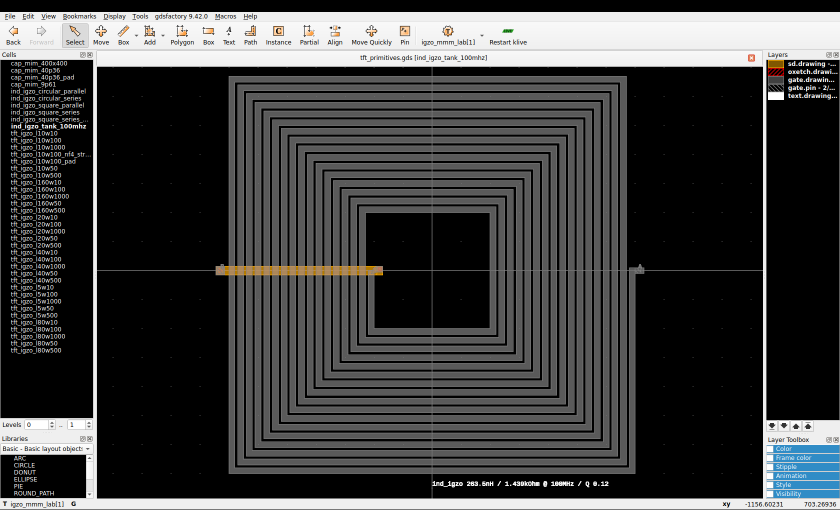
#> input picture docs/figures/klayout_screen_crop.png, 1680 x 1020 px (shown at 1/2 size); its folder holds 5 pictures in this run
$ python make_slides.py ../figures/klayout_cap.png
#> lines starting #> are read from the running program, lines starting #| are printed output that depends on the picture
### docs/pdf/pdfkit.py
"""
The page engine behind the PDK's documents.

One Page class, used by make_pdf.py, make_sop.py and make_model_report.py, so
the three documents look like one set rather than three efforts.  Text, code
blocks, tables and figures, laid out top-down on A4 with a margin the caller
never has to think about.

Everything is positioned in figure coordinates (0..1).  Line heights come from
the font size rather than from constants, which is what stops paragraphs
overlapping when someone changes a size.
"""

import os
import textwrap

import matplotlib
matplotlib.use("Agg")
import matplotlib.pyplot as plt
import matplotlib.image as mpimg
from matplotlib.backends.backend_pdf import PdfPages   # noqa: F401  (re-export)

HERE = os.path.dirname(os.path.abspath(__file__))
FIG = os.path.normpath(os.path.join(HERE, "..", "figures"))

A4 = (8.27, 11.69)
INK = "#1a1a1a"
MUTED = "#555555"
ACCENT = "#8a3324"
RULE = "#c9c4bd"
CODEBG = "#f2f0ec"
L, R = 0.075, 0.925
TOP = 0.945


def lh(size, lead=1.45):
    """Line height in figure coordinates for a font size in points."""
    return size / 72.0 / A4[1] * lead


DEFAULT_OUT = os.path.expanduser("~/Documents/PDK-TFT-MMM-LAB/docs")


def default_out_dir(argv_dir=None):
    """Where the PDFs go: the argument if given, otherwise the Documents folder."""
    out = argv_dir or os.environ.get("PDK_DOC_DIR") or DEFAULT_OUT
    os.makedirs(out, exist_ok=True)
    return out


class Page:
    # [118 lines left out: functions __init__, rule, text, head, code, table and 4 more, not called in this run]

### docs/pdf/make_slides.py
#!/usr/bin/env python3
"""
A slide deck of what the PDK is and what it can do: the cells, their
parameters, and the model against the measurements.

    python3 make_slides.py            # both languages
    python3 make_slides.py es ~/out   # one language, somewhere else

The parameter panels are drawn from the live PCell declarations - names,
defaults, units and read-only flags are read out of the cells themselves, so
a panel cannot describe a parameter the cell does not have.  The arrows point
at rows whose positions this script computed, which is why they land on the
right ones.

Landscape 16:9, because it is a deck.
"""

import os
import subprocess
import sys

import matplotlib
matplotlib.use("Agg")
import matplotlib.pyplot as plt
from matplotlib.backends.backend_pdf import PdfPages
import matplotlib.image as mpimg
from matplotlib.patches import FancyArrowPatch

HERE = os.path.dirname(os.path.abspath(__file__))
ROOT = os.path.normpath(os.path.join(HERE, "..", ".."))
FIG = os.path.join(ROOT, "docs", "figures")
sys.path.insert(0, HERE)
from pdfkit import default_out_dir  # noqa: E402

SLIDE = (13.333, 7.5)          # 16:9
INK = "#1a1a1a"
MUTED = "#5b5b5b"
ACCENT = "#8a3324"
RULE = "#c9c4bd"
PANEL_BG = "#f4f2ee"
PANEL_HD = "#e2ddd4"


# ------------------------------------------------------------------ slides --
class Slide:
    def __init__(self, pdf, title, kicker=None, footer=""):
        self.pdf = pdf
        self.fig = plt.figure(figsize=SLIDE)
        self.fig.patch.set_facecolor("white")
        self.footer = footer
        if kicker:
            self.fig.text(0.06, 0.925, kicker.upper(), size=10, color=ACCENT,
                          weight="bold", va="top")
        self.fig.text(0.06, 0.90, title, size=23, color=INK, weight="bold",
                      va="top")
        self.fig.add_artist(plt.Line2D([0.06, 0.94], [0.845, 0.845],
                                       color=RULE, lw=1.0))
        self.y = 0.80

    def text(self, s, x=0.06, size=12.5, color=INK, width=None, weight="normal"):
        for line in s.split("\n"):
            self.fig.text(x, self.y, line, size=size, color=color, va="top",
                          weight=weight)
            self.y -= size / 72.0 / SLIDE[1] * 1.55
        self.y -= 0.012

    def bullets(self, items, x=0.06, size=13):
        for it in items:
            self.fig.text(x, self.y, "—", size=size, color=ACCENT, va="top")
            self.fig.text(x + 0.022, self.y, it, size=size, color=INK, va="top")
            self.y -= size / 72.0 / SLIDE[1] * 1.75
        self.y -= 0.012

    def image(self, path, rect, caption=None, frame=True):
        """rect = (x, y, w, h) in figure coordinates; the image keeps aspect."""
        if hasattr(path, "read"):
            img = mpimg.imread(path)
        else:
            img = mpimg.imread(path if os.path.isabs(path)
                               else os.path.join(FIG, path))
        x, y, w, h = rect
        ih, iw = img.shape[0], img.shape[1]
        scale = min(w / iw, (h * SLIDE[1] / SLIDE[0]) / ih)
        dw = iw * scale
        dh = ih * scale * SLIDE[0] / SLIDE[1]
        ax = self.fig.add_axes([x + (w - dw) / 2, y, dw, dh])
        ax.imshow(img)
        ax.set_xticks([]); ax.set_yticks([])
        for s in ax.spines.values():
            s.set_color(RULE if frame else "white")
            s.set_linewidth(0.8)
        if caption:
            self.fig.text(x + w / 2, y - 0.028, caption, size=9.5, color=MUTED,
                          ha="center", va="top", style="italic")
        return (x + (w - dw) / 2, y, dw, dh)

    # [8 lines left out: function figure, not called in this run]

    def panel(self, rows, rect, title, highlight=()):
        """
        A parameter panel, drawn the way the instance dialog lists them.

        Returns {name: (x, y)} of each row's left edge, so arrows can point at
        rows rather than at guessed coordinates.
        """
        x, y, w, h = rect
        n = len(rows) + 1
        rh = h / n
        self.fig.add_artist(plt.Rectangle((x, y), w, h, facecolor=PANEL_BG,
                                          edgecolor=RULE, lw=0.8,
                                          transform=self.fig.transFigure,
                                          zorder=1))
        self.fig.add_artist(plt.Rectangle((x, y + h - rh), w, rh,
                                          facecolor=PANEL_HD, edgecolor=RULE,
                                          lw=0.8, transform=self.fig.transFigure,
                                          zorder=1))
        self.fig.text(x + 0.008, y + h - rh / 2, title, size=9.5, weight="bold",
                      color=INK, va="center", zorder=2)
        anchors = {}
        for i, (name, value) in enumerate(rows):
            ry = y + h - rh * (i + 2) + rh / 2
            hot = name in highlight
            self.fig.text(x + 0.008, ry, name, size=8.6,
                          color=ACCENT if hot else INK,
                          weight="bold" if hot else "normal", va="center",
                          zorder=2)
            self.fig.text(x + w - 0.008, ry, value, size=8.6, color=MUTED,
                          ha="right", va="center", zorder=2)
            anchors[name] = (x, ry, x + w, ry)
        return anchors

    def arrow(self, anchor, text, dx=0.10, dy=0.0, size=10.5, side="right"):
        """Point at a panel row and say what it does."""
        x0, y0, x1, _ = anchor
        start = (x1, y0) if side == "right" else (x0, y0)
        tx = start[0] + dx
        ty = y0 + dy
        self.fig.text(tx + (0.012 if dx > 0 else -0.012), ty, text, size=size,
                      color=INK, va="center",
                      ha="left" if dx > 0 else "right", zorder=3)
        # A patch on the figure, not plt.annotate: annotate draws into the
        # current axes and makes one if there is none, which puts a set of
        # tick-marked axes across the slide.
        arrow = FancyArrowPatch(
            (tx, ty), start, transform=self.fig.transFigure,
            arrowstyle="-|>", mutation_scale=11, color=ACCENT, lw=1.2,
            shrinkA=6, shrinkB=3, connectionstyle="arc3,rad=0.12", zorder=4)
        self.fig.add_artist(arrow)

    def close(self, n):
        self.fig.text(0.94, 0.045, str(n), size=9, color=MUTED, ha="right")
        self.fig.text(0.06, 0.045, self.footer, size=9, color=MUTED)
        self.pdf.savefig(self.fig)
        plt.close(self.fig)


# ------------------------------------------------------------------- data ---
# [46 lines left out: function tank_curves, not called in this run]


PARAMS = {
    "tft_igzo": [
        ("w_gate", "100 um"), ("l_gate", "10 um"), ("nf", "4"),
        ("gate_ov", "5 um"), ("sd_len", "97.5 um"),
        ("s_strap_w", "40 um"), ("d_strap_w", "20 um"),
        ("pad", "false"), ("l_bias", "3 um"),
        ("l_printed", "13 um"), ("w_total", "400 um"),
    ],
    "cap_mim": [
        ("mode", "by capacitance"), ("w", "160.64 um"), ("l", "160.64 um"),
        ("area_target", "25805 um^2"), ("c_target", "40362 fF"),
        ("ext_sd", "200 um"), ("ext_gate", "200 um"),
        ("ext_sd_far", "0 um"), ("ext_gate_far", "0 um"),
        ("pad", "true"), ("area", "25805 um^2"), ("c", "40359 fF"),
    ],
    "ind_igzo": [
        ("shape", "square"), ("topology", "series"), ("n", "8"),
        ("d_in", "100 um"), ("w", "10 um"), ("gap", "5 um"),
        ("metal", "gate (2/0)"), ("t_metal", "0.05 um"),
        ("f_eval", "100 MHz"), ("inner_term", "true"), ("pad", "false"),
        ("l_series", "16.38 nH"), ("r_ac", "379.0 Ohm"), ("q", "0.03"),
    ],
}


EN = {
    "foot": "TFT-MMM-LAB-PDK  ·  igzo_mmm_lab",
    "s1k": "UCI/INRF IGZO TFT process",
    "s1t": "A PDK for the IGZO TFT process",
    "s1": "What was built, what it can do, and how far the numbers can be\n"
          "trusted.\n\n"
          "github.com/Juander28/TFT-MMM-LAB-PDK",
    "s1b": ["Four masks, top-gate coplanar, measured on three fabricated chips",
            "Used like sky130A or gf180mcuD: one command switches every tool",
            "Three parametric cells: transistor, capacitor, inductor",
            "Fifteen automated checks across klayout, xschem, ngspice, magic, netgen"],
    "s2t": "One command, four tools",
    "s2": "use-pdk TFT-MMM-LAB-PDK",
    "s2b": ["klayout - technology, layer colours, the PCell library, DRC",
            "xschem - symbols and testbenches",
            "ngspice - the models and their corners",
            "magic - layout, extraction and the .mag device views",
            "netgen - LVS between the two"],
    "s2c": "The cell library open in KLayout: 41 generated cells, the technology "
           "selected, the process's own layer names on the right.",
    "s3t": "The transistor, and what each parameter does",
    "s3c": "tft_igzo, four fingers, drawn by the PCell.",
    "s3arrows": [
        ("w_gate", "width of one finger; the total is w_gate x nf"),
        ("l_gate", "the DRAWN channel length - the gap between electrodes"),
        ("nf", "fingers.  They share electrodes: nf fingers, nf+1 electrodes"),
        ("gate_ov", "gate overlap per side - the parasitic that decides fT"),
        ("s_strap_w", "width of the strap tying the source fingers together"),
        ("d_strap_w", "and the drain side, separately - they carry different current"),
        ("l_printed", "read-only: what the process actually prints, l_gate + 3 um"),
    ],
    "s4t": "Fingers are only a layout choice",
    "s4": "Splitting the width folds the device and divides gm and Cgs by the\n"
          "same number, so their ratio - and fT - do not move.  Measured, then\n"
          "confirmed in simulation for nf = 1 to 20 at constant total width.\n\n"
          "Fingers buy aspect ratio and gate resistance.  Not speed.",
    "s4c": "Four fingers with a 40 um source strap and a 20 um drain strap. "
           "Unstrapped this is five separate terminals, not two.",
    "s5t": "The capacitor sizes itself",
    "s5": "One formula, C = Cox x W x L, solved in whichever direction the\n"
          "problem arrives in.  Cox = 1.564 fF/um^2 is measured, not assumed.",
    "s5arrows": [
        ("mode", "set the plate, the area, or the capacitance you need"),
        ("c_target", "ask for 40362 fF..."),
        ("w", "...and the cell solves the plate: 160.64 um square"),
        ("ext_sd", "how far the S/D plate runs to its terminal"),
        ("ext_gate", "the gate plate has its own number - different metal, different route"),
        ("ext_sd_far", "and each can run out the far side as well"),
        ("c", "read-only, and what the cell prints on itself"),
    ],
    "s5c": "Sized by capacitance, with probe pads.  Magic extracts 40.3593 pF "
           "from it - the drawn value, not a model of it.",
    "s6t": "The inductor: shape, topology, and honesty",
    "s6arrows": [
        ("shape", "square or circular"),
        ("topology", "one spiral in series, or n rings in parallel"),
        ("n", "turns, or rings"),
        ("t_metal", "metal thickness - ASSUMED, and the only real lever on Q"),
        ("l_series", "read-only: Mohan-Wheeler, or coupled rings via Neumann"),
        ("q", "read-only: 0.03 at 100 MHz, and the cell says so on its face"),
    ],
    "s7t": "Q is a metal thickness problem",
    "s7": "The same coil, the same 16.38 nH, thickness swept:",
    "s7rows": [["gold", "R at 100 MHz", "Q"],
               ["50 nm (assumed today)", "379.0 Ohm", "0.03"],
               ["250 nm", "75.8 Ohm", "0.14"],
               ["1 um", "18.95 Ohm", "0.54"]],
    "s7b": "At 50 nm a planar inductor here is a resistor with some inductance.\n"
           "Nothing you can draw changes that - only thicker gold does.",
    "s8t": "Simulated against measured",
    "s8": "Points are MEASURED on the fabricated chips.  Lines are SIMULATED in\n"
          "ngspice with the PDK's own corner models, at each device's own W and L.\n"
          "Six devices, L = 8 to 160 um.",
    "s8b": "Median simulated/measured in saturation: 1.01 over 18 comparisons.",
    "s9t": "The three cells together",
    "s9": "TFT + cap_mim + ind_igzo as a tuned load, simulated in ngspice.\n"
          "263.5 nH with 9.61 pF resonates at 100.0 MHz - if the gold is thick.",
    "s10t": "What holds this together",
    "s10b": ["The PCell reproduces the fabricated device shape for shape",
             "DRC clean on every generated cell but one, which is documented",
             "magic reads and writes the four-mask GDS, layer for layer",
             "LVS matches uniquely, three terminals on both sides",
             "Extracted capacitance is the drawn capacitance: 40.3593 pF of 40.36",
             "The model still reproduces the measurement: 654 uA against 670-701"],
    "s10": "Fifteen checks, one command:  ./scripts/run_checks.sh",
    "s11t": "What is measured, and what is not",
    "s11rows": [["MEASURED", "Cox = 1.564 fF/um^2, Kp, Vth, lambda, contact resistance"],
                ["OFF THE CHIP", "overlap 5 um, electrode sizes, pad and window sizes"],
                ["ASSUMED", "metal thickness 50 nm, the +3 um print bias, every Q"],
                ["NOT KNOWN AT ALL", "gate capacitance vs bias, fT, drift under stress"]],
    "s11": "Every parameter in the SOP carries this label.  A PDK reads as\n"
           "authoritative whether or not its numbers deserve it; the only\n"
           "defence is saying which is which, on every number.",
}

ES = {
    "foot": "TFT-MMM-LAB-PDK  ·  igzo_mmm_lab",
    "s1k": "Proceso IGZO TFT de UCI/INRF",
    "s1t": "Un PDK para el proceso IGZO TFT",
    "s1": "Que se construyo, que puede hacer, y hasta donde se puede confiar en\n"
          "los numeros.\n\n"
          "github.com/Juander28/TFT-MMM-LAB-PDK",
    "s1b": ["Cuatro mascaras, top-gate coplanar, medido en tres chips fabricados",
            "Se usa como sky130A o gf180mcuD: un comando cambia todas las herramientas",
            "Tres celdas parametricas: transistor, capacitor, inductor",
            "Quince comprobaciones automaticas en klayout, xschem, ngspice, magic, netgen"],
    "s2t": "Un comando, cuatro herramientas",
    "s2": "use-pdk TFT-MMM-LAB-PDK",
    "s2b": ["klayout - tecnologia, colores de capa, la libreria de PCells, DRC",
            "xschem - simbolos y testbenches",
            "ngspice - los modelos y sus esquinas",
            "magic - layout, extraccion y las vistas .mag",
            "netgen - LVS entre las dos"],
    "s2c": "La libreria abierta en KLayout: 41 celdas generadas, la tecnologia "
           "seleccionada, y a la derecha los nombres de capa del propio proceso.",
    "s3t": "El transistor, y que hace cada parametro",
    "s3c": "tft_igzo, cuatro dedos, dibujado por el PCell.",
    "s3arrows": [
        ("w_gate", "ancho de un dedo; el total es w_gate x nf"),
        ("l_gate", "la longitud DIBUJADA del canal - el hueco entre electrodos"),
        ("nf", "dedos.  Comparten electrodos: nf dedos, nf+1 electrodos"),
        ("gate_ov", "solape de compuerta por lado - el parasito que decide fT"),
        ("s_strap_w", "grosor del strap que une los dedos de source"),
        ("d_strap_w", "y el de drain, por separado - no llevan la misma corriente"),
        ("l_printed", "solo lectura: lo que el proceso imprime, l_gate + 3 um"),
    ],
    "s4t": "Los dedos son solo una decision de layout",
    "s4": "Repartir el ancho dobla el dispositivo y divide gm y Cgs por el mismo\n"
          "numero, asi que su relacion - y fT - no se mueven.  Medido, y luego\n"
          "confirmado en simulacion para nf = 1 a 20 a ancho total constante.\n\n"
          "Los dedos compran forma y resistencia de compuerta.  No velocidad.",
    "s4c": "Cuatro dedos con strap de source de 40 um y de drain de 20 um. "
           "Sin straps esto son cinco terminales sueltos, no dos.",
    "s5t": "El capacitor se dimensiona solo",
    "s5": "Una sola formula, C = Cox x W x L, resuelta en la direccion en que\n"
          "llegue el problema.  Cox = 1.564 fF/um^2 esta medida, no supuesta.",
    "s5arrows": [
        ("mode", "pon la placa, el area, o la capacitancia que necesitas"),
        ("c_target", "pide 40362 fF..."),
        ("w", "...y la celda resuelve la placa: 160.64 um de lado"),
        ("ext_sd", "cuanto corre la placa de S/D hasta su terminal"),
        ("ext_gate", "la de compuerta tiene su propio numero - otro metal, otra ruta"),
        ("ext_sd_far", "y cada una puede salir tambien por el lado opuesto"),
        ("c", "solo lectura, y lo que la celda escribe sobre si misma"),
    ],
    "s5c": "Dimensionado por capacitancia, con pads. Magic extrae 40.3593 pF de "
           "el - el valor dibujado, no un modelo de el.",
    "s6t": "El inductor: forma, topologia y honestidad",
    "s6arrows": [
        ("shape", "cuadrado o circular"),
        ("topology", "una espiral en serie, o n anillos en paralelo"),
        ("n", "vueltas, o anillos"),
        ("t_metal", "espesor del metal - SUPUESTO, y la unica palanca real sobre Q"),
        ("l_series", "solo lectura: Mohan-Wheeler, o anillos acoplados via Neumann"),
        ("q", "solo lectura: 0.03 a 100 MHz, y la celda lo dice en su cara"),
    ],
    "s7t": "Q es un problema de espesor de metal",
    "s7": "La misma bobina, los mismos 16.38 nH, barriendo el espesor:",
    "s7rows": [["oro", "R a 100 MHz", "Q"],
               ["50 nm (lo supuesto hoy)", "379.0 Ohm", "0.03"],
               ["250 nm", "75.8 Ohm", "0.14"],
               ["1 um", "18.95 Ohm", "0.54"]],
    "s7b": "Con 50 nm, un inductor planar aqui es una resistencia con algo de\n"
           "inductancia.  Nada que dibujes lo cambia - solo oro mas grueso.",
    "s8t": "Simulado contra medido",
    "s8": "Los puntos son MEDIDOS en los chips fabricados.  Las lineas son\n"
          "SIMULADAS en ngspice con las esquinas del propio PDK, cada dispositivo\n"
          "con su W y su L.  Seis dispositivos, L = 8 a 160 um.",
    "s8b": "Mediana simulado/medido en saturacion: 1.01 sobre 18 comparaciones.",
    "s9t": "Las tres celdas juntas",
    "s9": "TFT + cap_mim + ind_igzo como carga sintonizada, simulado en ngspice.\n"
          "263.5 nH con 9.61 pF resuenan a 100.0 MHz - si el oro es grueso.",
    "s10t": "Que sostiene todo esto",
    "s10b": ["El PCell reproduce el dispositivo fabricado forma por forma",
             "DRC limpio en cada celda generada salvo una, que esta documentada",
             "magic lee y escribe el GDS de cuatro mascaras, capa por capa",
             "El LVS cuadra de forma unica, tres terminales de los dos lados",
             "La capacitancia extraida es la dibujada: 40.3593 pF de 40.36",
             "El modelo sigue reproduciendo la medicion: 654 uA contra 670-701"],
    "s10": "Quince comprobaciones, un comando:  ./scripts/run_checks.sh",
    "s11t": "Que esta medido y que no",
    "s11rows": [["MEDIDO", "Cox = 1.564 fF/um^2, Kp, Vth, lambda, resistencia de contacto"],
                ["DEL CHIP", "solape 5 um, tamanos de electrodo, pads y ventanas"],
                ["SUPUESTO", "espesor de metal 50 nm, el bias de +3 um, todo Q"],
                ["NO SE SABE", "capacitancia de compuerta vs bias, fT, deriva por estres"]],
    "s11": "Cada parametro del SOP lleva esta etiqueta.  Un PDK se lee como\n"
           "autoritario merezcalo o no; la unica defensa es decir cual es cual,\n"
           "en cada numero.",
}


def build(lang, out_dir=None):
    S = {"en": EN, "es": ES}[lang]
    name = {"en": "TFT-MMM-LAB-PDK_overview_en.pdf",
            "es": "TFT-MMM-LAB-PDK_presentacion_es.pdf"}[lang]
    out = os.path.join(default_out_dir(out_dir), name)
    F = S["foot"]

    with PdfPages(out) as pdf:
        n = 1
        s = Slide(pdf, S["s1t"], S["s1k"], F)
        s.text(S["s1"], size=14)
        s.y -= 0.02
        s.bullets(S["s1b"])
        s.close(n)

        n += 1
        s = Slide(pdf, S["s2t"], S["s1k"], F)
        s.text(S["s2"], size=15, weight="bold", color=ACCENT)
        s.bullets(S["s2b"], size=12)
        s.image("klayout_screen_crop.png", (0.46, 0.16, 0.48, 0.60), S["s2c"])
#> in image, img is the input picture: shape (1020, 1680, 3) float32; mean R, G, B 0.246, 0.248, 0.248
        s.close(n)

        n += 1
        s = Slide(pdf, S["s3t"], S["s1k"], F)
        a = s.panel(PARAMS["tft_igzo"], (0.06, 0.16, 0.20, 0.62),
                    "tft_igzo", highlight=[k for k, _ in S["s3arrows"]])
        for key, txt in S["s3arrows"]:
            s.arrow(a[key], txt, dx=0.055, size=10)
        s.image("klayout_tft_pad.png", (0.66, 0.16, 0.30, 0.58), S["s3c"])
#> call 2 of image, with path = 'klayout_tft_pad.png', rect = (0.66, 0.16, 0.3, 0.58), frame = True
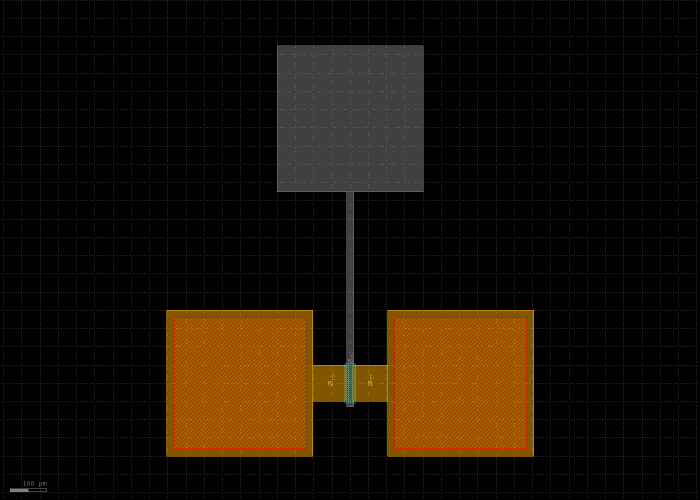
#> input picture docs/figures/klayout_tft_pad.png, 1400 x 1000 px (shown at 1/2 size)
#> in image, img is the input picture: shape (1000, 1400, 3) float32; mean R, G, B 0.102, 0.0679, 0.0236
        s.close(n)

        n += 1
        s = Slide(pdf, S["s4t"], S["s1k"], F)
        s.text(S["s4"], size=13)
        s.image(os.path.join(FIG, "klayout_tft_straps.png")
                if os.path.exists(os.path.join(FIG, "klayout_tft_straps.png"))
                else "klayout_tft_core.png",
                (0.30, 0.14, 0.42, 0.46), S["s4c"])
#> call 3 of image, with path = 'docs/figures/klayout_tft_straps.png', rect = (0.3, 0.14, 0.42, 0.46), frame = True
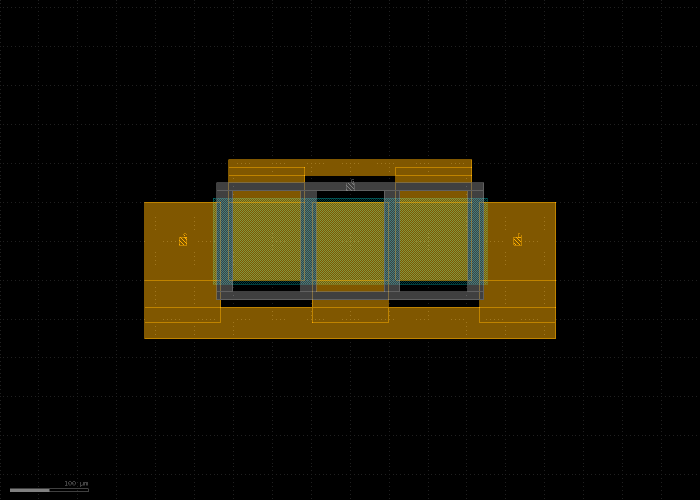
#> input picture docs/figures/klayout_tft_straps.png, 1400 x 1000 px (shown at 1/2 size)
#> in image, img is the input picture: shape (1000, 1400, 3) float32; mean R, G, B 0.0872, 0.0711, 0.0187
#> (the rest of the program and of its run is left out)
